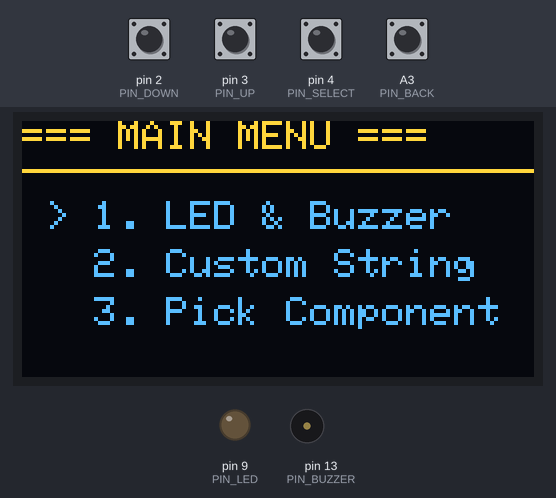
This sketch was run on a simulated Arduino Nano, built with avr-gcc and run on an emulated ATmega328P. Parts: 128×64 one-colour display, output pins drawn as LEDs (lit = HIGH), buzzer (waves = sounding, pin HIGH). Inputs (shaded band) come from the test bench; at power-on: A3 (PIN_BACK), pin 2 (PIN_DOWN), pin 3 (PIN_UP), pin 4 (PIN_SELECT) HIGH. The OLED is the two-colour kind (top 16 rows yellow); the display library's start-up logo is not drawn; what the sketch prints to the serial monitor is not drawn.

Above: at 2.2 s.
2.3 s: pin 4 (PIN_SELECT) pulled LOW for 1 s
At 3.7 s:
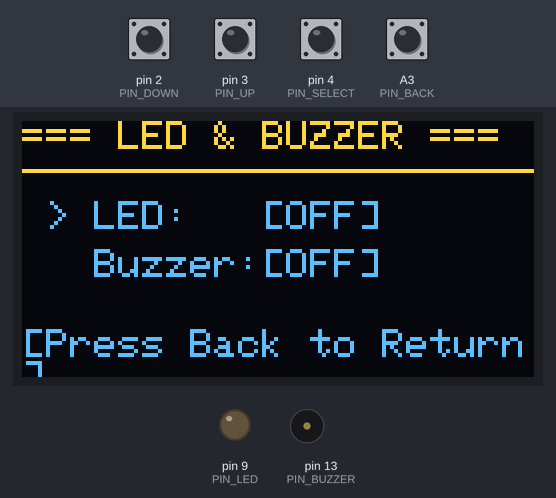
4.8 s: A3 (PIN_BACK) pulled LOW for 0.15 s
At 6.0 s:
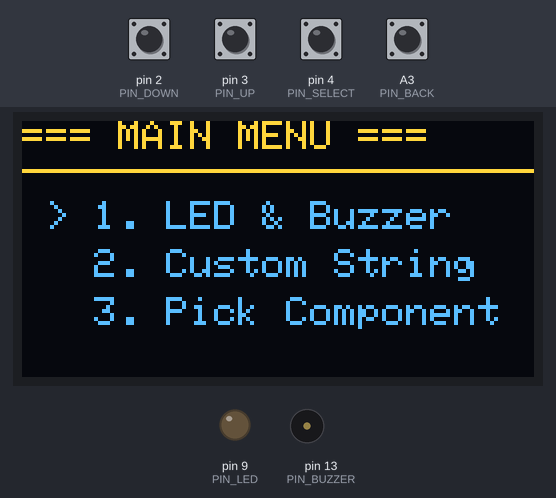
6.6 s: pin 2 (PIN_DOWN) pulled LOW for 0.15 s
At 7.5 s:
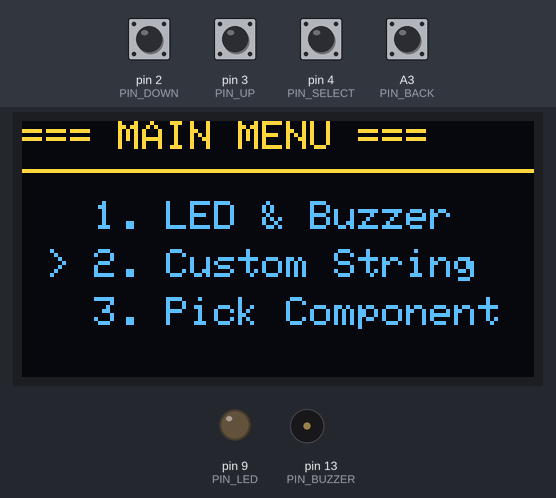
8.3 s: pin 4 (PIN_SELECT) pulled LOW for 0.15 s
At 9.0 s:
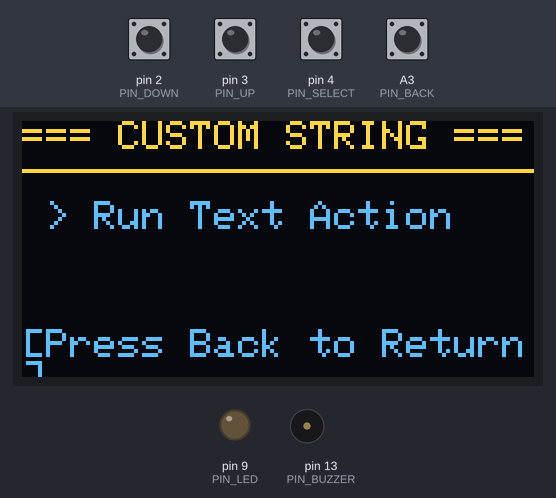
10.1 s: pin 4 (PIN_SELECT) pulled LOW for 0.15 s
At 10.7 s:
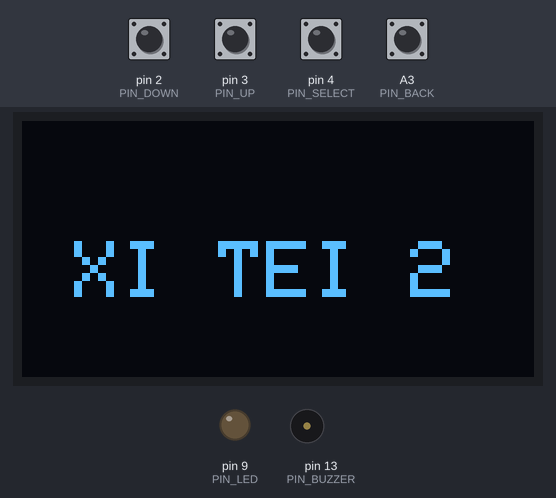
13.2 s: A3 (PIN_BACK) pulled LOW for 1 s
At 14.9 s:
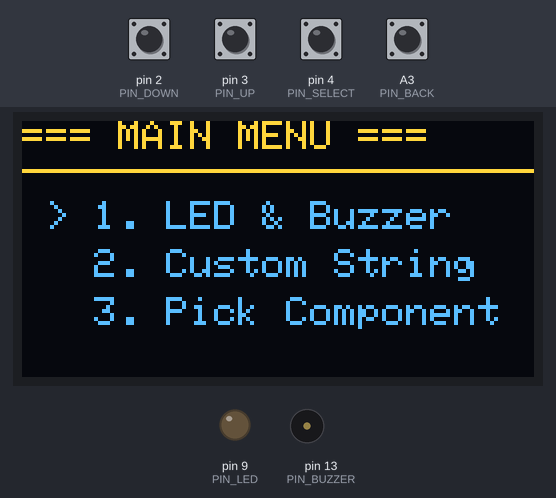
Timing chart, 0 to 16.4 s (numbered marks = the images above; inputs shaded):
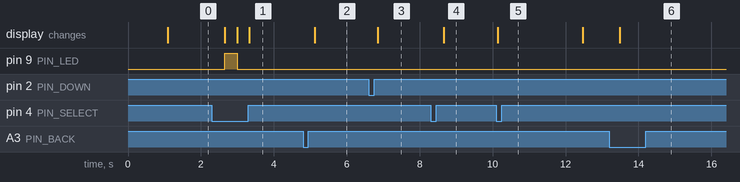

The sketch:

tes_pj2_1_6.ino
```cpp
#include <SPI.h>
#include <Wire.h>
#include <Adafruit_GFX.h>
#include <Adafruit_SH110X.h>

// --- DISPLAY SETUP ---
#define SCREEN_WIDTH 128
#define SCREEN_HEIGHT 64
#define OLED_RESET -1
#define i2c_Address 0x3C

Adafruit_SH1106G display(SCREEN_WIDTH, SCREEN_HEIGHT, &Wire, OLED_RESET);

// --- BUTTON PINS ---
const int PIN_UP = 3;
const int PIN_DOWN = 2;
const int PIN_SELECT = 4;
const int PIN_BACK = A3; // <--- 4th Button for Back

// --- HARDWARE PINS ---
const int PIN_LED = 9;
const int PIN_BUZZER = 13;
bool ledState = false;
bool buzzerState = false;

// --- MENU STATES ---
enum MenuState {
  STATE_MAIN_MENU,
  STATE_MENU_1,      // LED & Buzzer toggles
  STATE_MENU_2,      // Custom String action
  STATE_MENU_3       // Predefined words
};

MenuState currentScreen = STATE_MAIN_MENU;
int menuIndex = 0;

// --- MENU 3 PREDEFINED WORDS ---
const int totalWords = 3;
const char* componentWords[totalWords] = {"Resistor", "Capacitor", "Diode"};

void setup() {
  Serial.begin(115200);

  pinMode(PIN_UP, INPUT_PULLUP);
  pinMode(PIN_DOWN, INPUT_PULLUP);
  pinMode(PIN_SELECT, INPUT_PULLUP);
  pinMode(PIN_BACK, INPUT_PULLUP); // <--- Initialize 4th button

  pinMode(PIN_LED, OUTPUT);
  pinMode(PIN_BUZZER, OUTPUT);

  if(!display.begin(i2c_Address, true)) {
    Serial.println(F("SH110X allocation failed"));
    while(1);
  }

  display.display();
  delay(1000);
  display.setTextSize(1);
  display.setTextColor(SH110X_WHITE);
}

void loop() {
  handleButtons();
  drawScreen();
}

void handleButtons() {
  bool btnUp = (digitalRead(PIN_UP) == LOW);
  bool btnDown = (digitalRead(PIN_DOWN) == LOW);
  bool btnSelect = (digitalRead(PIN_SELECT) == LOW);
  bool btnBack = (digitalRead(PIN_BACK) == LOW); // <--- Read 4th button

  if (!btnUp && !btnDown && !btnSelect && !btnBack) return;

  // --- 4TH BUTTON: INSTANT BACK ---
  if (btnBack) {
    if (currentScreen != STATE_MAIN_MENU) {
      currentScreen = STATE_MAIN_MENU;
      menuIndex = 0; // Reset index back to top of main menu
    }
    delay(250); // Debounce
    return;
  }

  // Navigation logic (Up/Down) with clean bounds
  if (btnUp) {
    menuIndex--;
    if (menuIndex < 0) {
      if (currentScreen == STATE_MAIN_MENU) menuIndex = 2;
      else if (currentScreen == STATE_MENU_1) menuIndex = 1; // 2 items (0 to 1)
      else if (currentScreen == STATE_MENU_2) menuIndex = 0; // 1 item (0)
      else if (currentScreen == STATE_MENU_3) menuIndex = totalWords - 1; // 3 words (0 to 2)
    }
    delay(200);
  }

  if (btnDown) {
    menuIndex++;
    if (currentScreen == STATE_MAIN_MENU && menuIndex > 2) menuIndex = 0;
    else if (currentScreen == STATE_MENU_1 && menuIndex > 1) menuIndex = 0;
    else if (currentScreen == STATE_MENU_2 && menuIndex > 0) menuIndex = 0;
    else if (currentScreen == STATE_MENU_3 && menuIndex >= totalWords) menuIndex = 0;
    delay(200);
  }

  // Selection logic (Enter/OK)
  if (btnSelect) {
    executeSelection();
    delay(300);
  }
}

void executeSelection() {
  switch (currentScreen) {
    case STATE_MAIN_MENU:
      if (menuIndex == 0) { currentScreen = STATE_MENU_1; menuIndex = 0; }
      else if (menuIndex == 1) { currentScreen = STATE_MENU_2; menuIndex = 0; }
      else if (menuIndex == 2) { currentScreen = STATE_MENU_3; menuIndex = 0; }
      break;

    case STATE_MENU_1:
      if (menuIndex == 0) {
        ledState = !ledState;
        digitalWrite(PIN_LED, ledState ? HIGH : LOW);
      } else if (menuIndex == 1) {
        buzzerState = !buzzerState;
        digitalWrite(PIN_BUZZER, buzzerState ? HIGH : LOW);
      }
      break;

    case STATE_MENU_2:
      if (menuIndex == 0) {
        // --- YOUR CUSTOM STRING ACTION HERE ---
        display.clearDisplay();
        display.setCursor(13, 30);
        display.setTextSize(2);
        String myCustomString = "XI TEI 2";
        display.println(myCustomString);
        Serial.println(myCustomString);

        display.display();
        display.setTextSize(1);
        delay(2000);
      }
      break;

    case STATE_MENU_3:
      if (menuIndex < totalWords) {
        display.clearDisplay();
        display.setTextSize(2);
        display.setCursor(13, 30);
        display.println(componentWords[menuIndex]);
        Serial.println(componentWords[menuIndex]);

        display.display();
        display.setTextSize(1);
        delay(2000);
      }
      break;
  }
}

void drawScreen() {
  display.clearDisplay();
  display.setCursor(0, 0);

  switch (currentScreen) {
    case STATE_MAIN_MENU:
      display.println(F("=== MAIN MENU ==="));
      display.drawLine(0, 12, SCREEN_WIDTH, 12, SH110X_WHITE);

      drawItem(0, "1. LED & Buzzer");
      drawItem(1, "2. Custom String");
      drawItem(2, "3. Pick Component");
      break;

    case STATE_MENU_1:
      display.println(F("=== LED & BUZZER ==="));
      display.drawLine(0, 12, SCREEN_WIDTH, 12, SH110X_WHITE);

      drawItemStatus(0, "LED:   ", ledState ? "[ON]" : "[OFF]");
      drawItemStatus(1, "Buzzer:", buzzerState ? "[ON]" : "[OFF]");

      display.setCursor(0, 52);
      display.print(F("[Press Back to Return]"));
      break;

    case STATE_MENU_2:
      display.println(F("=== CUSTOM STRING ==="));
      display.drawLine(0, 12, SCREEN_WIDTH, 12, SH110X_WHITE);

      drawItem(0, "Run Text Action");

      display.setCursor(0, 52);
      display.print(F("[Press Back to Return]"));
      break;

    case STATE_MENU_3:
      display.println(F("=== PICK COMPONENT ==="));
      display.drawLine(0, 12, SCREEN_WIDTH, 12, SH110X_WHITE);

      for (int i = 0; i < totalWords; i++) {
        drawItem(i, componentWords[i]);
      }

      display.setCursor(0, 52);
      display.print(F("[Press Back to Return]"));
      break;
  }

  display.display();
}

// Helper for standard items
void drawItem(int index, String label) {
  display.setCursor(6, 20 + (index * 12));
  if (index == menuIndex) display.print(F("> "));
  else display.print(F("  "));
  display.println(label);
}

// Helper for items with status tags like [ON]/[OFF]
void drawItemStatus(int index, String label, String status) {
  display.setCursor(6, 20 + (index * 12));
  if (index == menuIndex) display.print(F("> "));
  else display.print(F("  "));
  display.print(label);
  display.println(status);
}
```

Measured:
- after the input at 2.3 s, pin 9 (PIN_LED): LOW → HIGH after 0.36 s, → LOW 0.33 s later; the display: changes after 0.36 s (image 1)
- after the input at 4.8 s, the display: changes after 0.32 s (image 2)
- after the input at 6.6 s, the display: changes after 0.26 s (image 3)
- after the input at 8.3 s, the display: changes after 0.36 s (image 4)
- after the input at 10.1 s, the display: changes at once (image 5)
- after the input at 13.2 s, the display: changes after 0.29 s (image 6)
